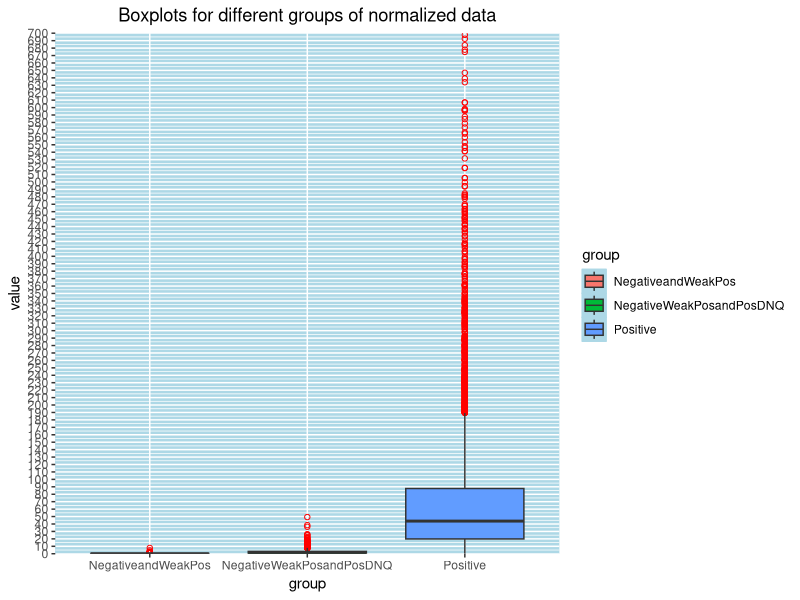

The R source for this figure:
#Load the libraries
library(dplyr)
library(ggplot2)

Data = read.table("RNAMonitoring_File_Feb_2022.csv", header =TRUE, sep = ",") # Read the data file
Data2<-(filter(Data, Data$N1.Reported.Value>11386)) # Filter for Positive values
Data3<-(filter(Data, Data$N1.Reported.Value<1316)) # Filter for Weak Positive values and negatives
Data4<-(filter(Data, Data$N1.Reported.Value<11386)) # Filter Negative, weakpositives,positive DNQ
Positive = data.frame(group = "Positive", value = Data2$Million.Gene.Copies.Per.Person.per.Day)
NegativeandWeakPos = data.frame(group = "NegativeandWeakPos", value = Data3$Million.Gene.Copies.Per.Person.per.Day)
NegativeWeakPosandPosDNQ = data.frame(group = "NegativeWeakPosandPosDNQ", value = Data4$Million.Gene.Copies.Per.Person.per.Day)

plot.data = rbind(Positive,NegativeandWeakPos,NegativeWeakPosandPosDNQ ) # Make data frame for plotting
pdf("Boxplot.pdf",width =10, height = 10) # Save the file
# Plot the data
ggplot(na.omit(plot.data), aes(x=group, y=value, fill=group))  + geom_boxplot(notch=FALSE,outlier.colour = "red", outlier.shape = 1) + scale_y_continuous(limits=c(0,700), breaks=seq(0,700,10), expand = c(0, 0)) + theme(plot.title = element_text(hjust = 0.5),
    panel.background = element_rect(fill = "lightblue",
                                    colour = "lightblue",
                                    size = 0.5, linetype = "solid"),
    panel.grid.major = element_line(size = 0.5, linetype = 'solid',
                                    colour = "white"), 
    panel.grid.minor = element_line(size = 0.25, linetype = 'solid',
                                    colour = "white")
) + ggtitle("Boxplots for different groups of normalized data")
dev.off()
